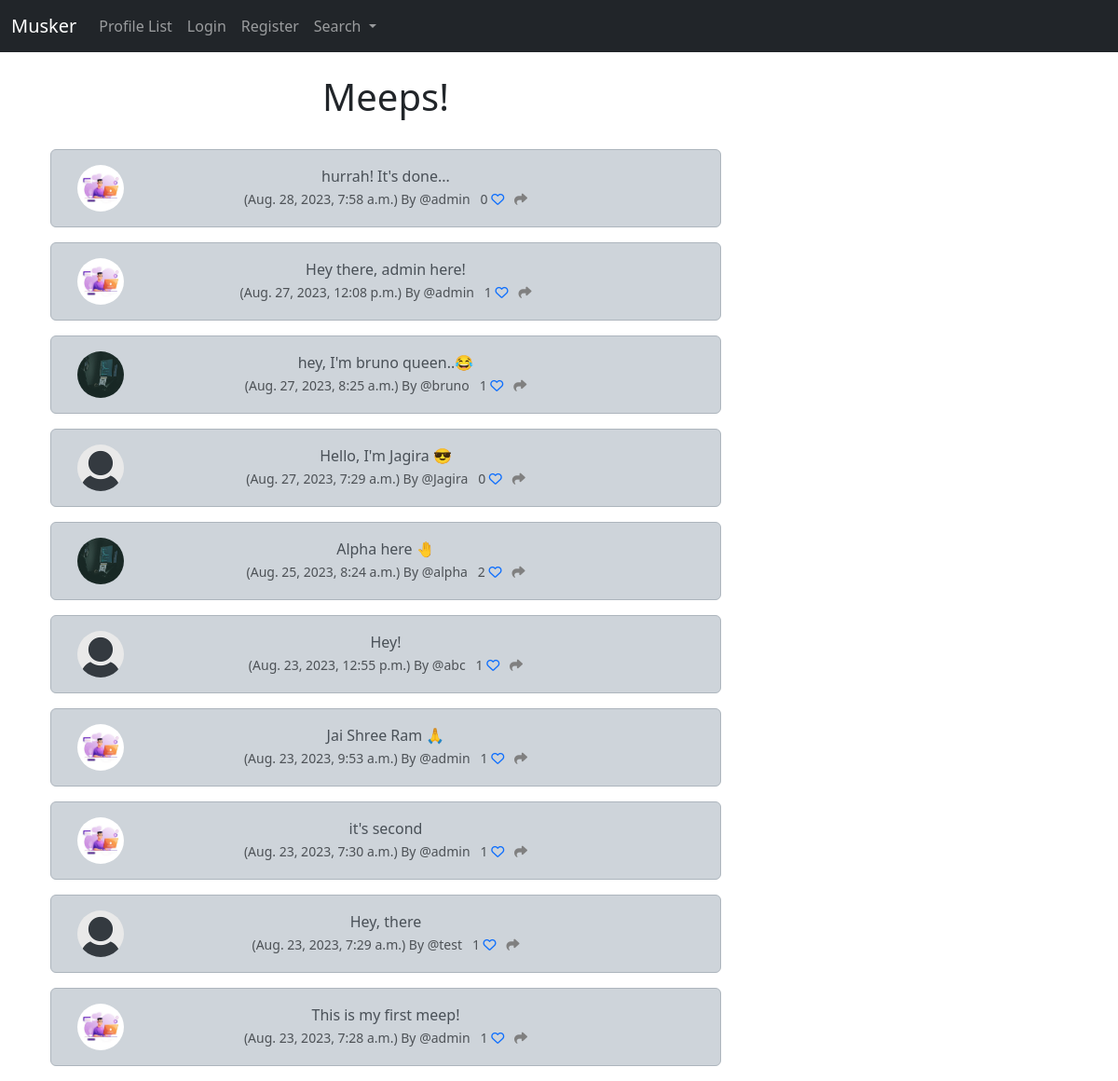
The app's page /, older data.
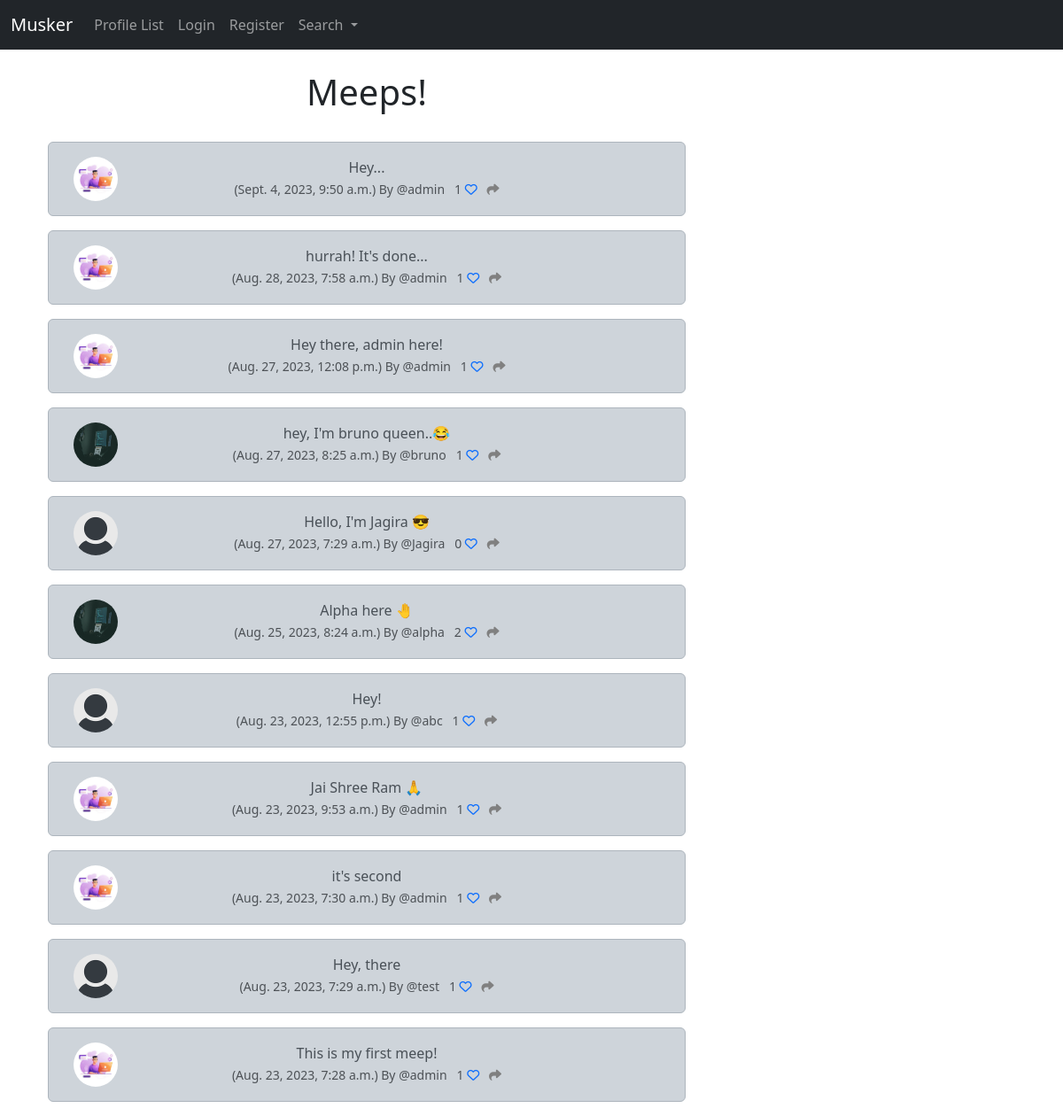
The same page, newer data.
### musker/models.py (models this page shows, shortened)
class Meep(models.Model):
    user = models.ForeignKey(
        User, related_name="meeps",
        on_delete=models.DO_NOTHING
        )
    body = models.CharField(max_length=200)
    created_at = models.DateTimeField(auto_now_add=True)
    likes = models.ManyToManyField(User,related_name="meep_like", blank=True)
    def number_of_likes(self):
        return self.likes.count()

class Profile(models.Model):
    user = models.OneToOneField(User, on_delete=models.CASCADE)
    follows = models.ManyToManyField("self",
                                     related_name="followed_by",
                                     symmetrical=False,
                                     blank=True)
    date_modified = models.DateTimeField(User, auto_now=True)
    profile_image=models.ImageField(null=True, blank=True, upload_to="images/")
    profile_bio = models.CharField(null=True, blank=True, max_length=500)
    homepage_link = models.CharField(null=True, blank=True, max_length=200)
    facebook_link = models.CharField(null=True, blank=True, max_length=200)
    instagram_link = models.CharField(null=True, blank=True, max_length=200)
    linkedin_link = models.CharField(null=True, blank=True,max_length=200)

### musker/views.py (the view)
# urls.py: path('',views.home, name="home"),
def home(request):
    if request.user.is_authenticated:
        form = MeepForm(request.POST or None)
        if request.method == "POST":
            if form.is_valid():
                meep = form.save(commit=False)
                meep.user = request.user
                meep.save()
                messages.success(request, "Your meep has been posted!")
                return redirect('home')
        meeps = Meep.objects.all().order_by("-created_at")
        return render(request, 'musker/home.html', {"meeps":meeps, "form":form})
    else:
        meeps = Meep.objects.all().order_by("-created_at")
        return render(request, 'musker/home.html', {"meeps":meeps})

### musker/templates/musker/home.html (shortened to what this page needs)
{% extends 'musker/base.html' %}
{% load static %}
{% block content %}
<div class="container text-center">
    <div class="row">
      <div class="col-8">
<h1>Meeps!</h1>
<br/>
    {% for meep in meeps %}
        <div class="alert alert-dark" role="alert">
            <div class="container">
                <div class="row">
                    <div class="col-1">
                        {% if meep.user.profile.profile_image %}
                        <img src="{{meep.user.profile.profile_image.url}}" width=50 height=50 class="rounded-circle"
                        alt="{{profile.user.username}}">
                        {% else %}
                        <img src="{% static 'images/default_profile_pic.png' %}" width=50 height=50 class="rounded-circle"
                        alt="{{profile.user.username}}">
                        {% endif %}
                    </div>
                    <div class="col-10">
                        {{meep.body}}<br/>
                        <small class="text-muted">
                            ({{meep.created_at}}) By
                            @{{meep.user.username}}
                            {{meep.number_of_likes}}
                            {% if user in meep.likes.all %}
                                 <a href="{% url 'meep_like' meep.id %}"><i class="fa-solid fa-heart"></i></a>
                            {% else %}
                                 <a href="{% url 'meep_like' meep.id %}"><i class="fa fa-heart-o"></i></a>
                            {% endif %}
                            <a href="{% url 'meep_show' meep.id %}"><i class="fa-solid fa-share" style="color:gray"></i></a>
                        </small>
                    </div><br/><br/>
                </div>
            </div>
        </div>
    {% endfor %}
</div>
<div class="col-4">
    <br/><br/></br>
</div>
{% endblock content %}

Row changes from the older to the newer data that the page shows:
added Meep: user.profile.profile_image (picture), body "Hey...", created_at "Sept. 4, 2023, 9:50 a.m.", user.username "admin", number_of_likes "1"
computed for Meep "Aug. 28, 2023, 7:58 a.m.": number_of_likes "0" → "1"
